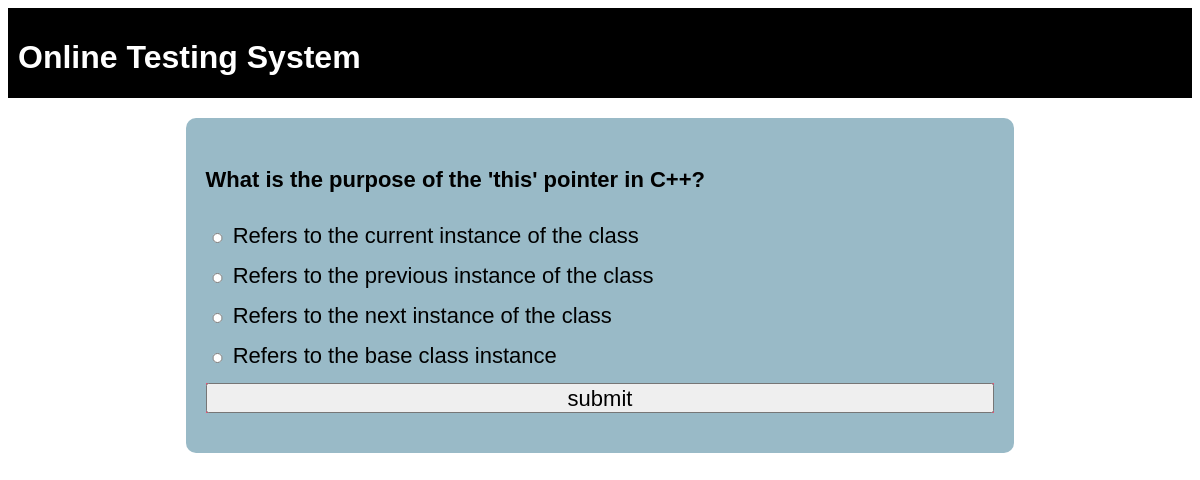
/OTS/test-papper?n=1, run on the app's committed database.
### OTS/models.py (models this page shows)
class Question(models.Model):
    qid=models.BigAutoField(primary_key=True,auto_created=True)
    que=models.TextField()
    a=models.CharField(max_length=255)
    b=models.CharField(max_length=255)
    c=models.CharField(max_length=255)
    d=models.CharField(max_length=255)
    ans=models.CharField(max_length=2)

### OTS/views.py (the view)
# urls.py: path('test-papper',Testpapper,name="testpapper"),
def Testpapper(request):
    if 'name' not in request.session.keys():
        res=HttpResponseRedirect("login")
    n=int(request.GET['n'])
    questions_pool=list(Question.objects.all())
    random.shuffle(questions_pool)
    question_list=questions_pool[:n]
    context={'questions':question_list}
    res=render(request,'testpapper.html',context)
    return res

### OTS/templates/testpapper.html (shortened to what this page needs)
{% extends 'main.html' %}
{% block content%}
<form action="{% url 'OTS:calculatetest' %}" method="post">
    {% for question in questions%}
    <div class="question">
        <h4>  <input type="hidden" name="qno{{question.qid}}" value="{{question.qid}}">
          {{question.que}}
        </h4>
    </div>
    <div class="options"><input type="radio" name="q{{question.qid}}" value="a"> {{question.a}} </div>
    <div class="options"><input type="radio" name="q{{question.qid}}" value="b"> {{question.b}} </div>
    <div class="options"><input type="radio" name="q{{question.qid}}" value="c"> {{question.c}} </div>
    <div class="options"><input type="radio" name="q{{question.qid}}" value="d"> {{question.d}} </div>
    {%endfor%}
  <div id="abc">
    <input type="submit" value="submit">
  </div>
</form>
{%endblock%}

### OTS/static/theme.css (style rules this page uses)
* { font-family:'Gill Sans', 'Gill Sans MT', Calibri, 'Trebuchet MS', sans-serif; }

### OTS/static/formstyle.css (style rules this page uses)
form { box-sizing:border-box; padding:20px; border-radius:10px; background-color:rgb(153, 186, 199); display:table; width:100%; color:white; }
input { display:block; width:100%; margin-bottom:20px; height:30px; font-size:22px; }
.question { color:black; font-size:22px; margin-bottom:20px; }
.options { font-size:22px; color:black; }
.options input { display:inline; width:fit-content; height:10px; }

### OTS/static/buttonstyle.css (style rules this page uses)
#abc { background-color:#F64C72 }

### data on the page
Question: que "What is the purpose of the 'this' pointer in C++?", a "Refers to the current instance of the class", b "Refers to the previous instance of the class", c "Refers to the next instance of the class", d "Refers to the base class instance"
